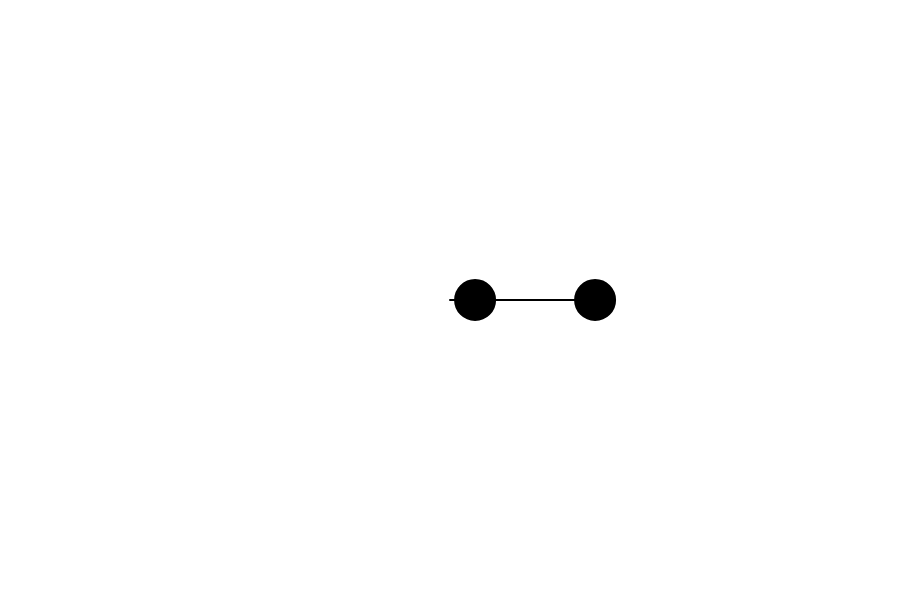
Frame 1 (no input)
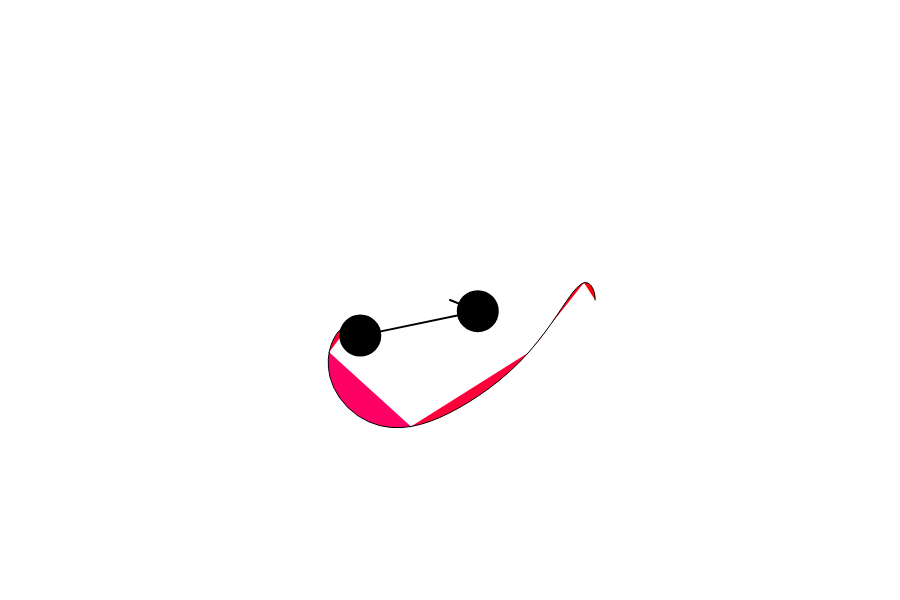
Frame 60 (no input)
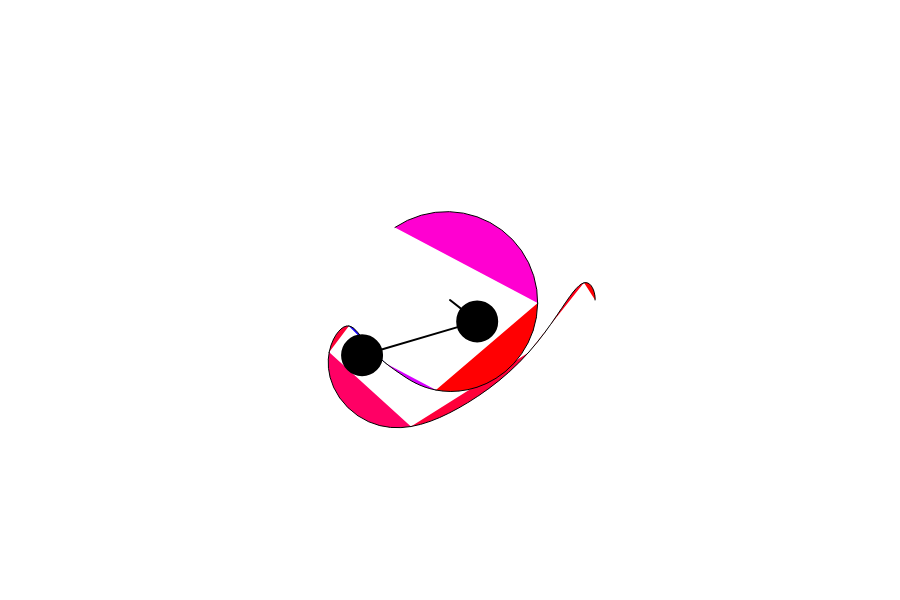
Frame 120 (the mouse pressed at the canvas centre since frame 60)

The p5.js sketch that drew these frames (run headless with seeded random() and noise() and a simulated clock; from frame 60 on, the mouse is pressed at the canvas centre):

// p5.js sketch
// ── sketch.js
// Daniel Shiffman
// http://codingtra.in
// http://patreon.com/codingtrain

// Double Pendulum
// https://youtu.be/uWzPe_S-RVE

let r1 = 180;
const r2 = 300 - r1;
const m1 = 40;
const m2 = 40;
let a1 = Math.PI / 2;
let a2 = Math.PI / 2;
let a1_v = 0.1;
let a2_v = 0;

let px2 = -1;
let py2 = -1;
let cx;
let cy;

let buffer;

function setup() {
  createCanvas(900, 600);
  colorMode(HSB, 360, 100, 100);
  cx = width / 2;
  cy = height / 2;
  buffer = createGraphics(width, height);
  buffer.background(255);
}

function draw() {
  imageMode(CORNER);
  image(buffer, 0, 0, width, height);
  // ellipse(0, 0, 200, 200);
  r1 = 5 + 20 * (1 + sin(millis() / 4000));

  let num1 = (2 * m1 + m2) * sin(a1);
  let num2 = -m2 * sin(a1 - 2 * a2);
  let num3 = -2 * sin(a1 - a2) * m2;
  let num4 = a2_v * a2_v * r2 + a1_v * a1_v * r1 * cos(a1 - a2);
  let den = r1 * (2 * m1 + m2 - m2 * cos(2 * a1 - 2 * a2));
  const a1_a = 0; // (num1 + num2 + num3*num4) / den;

  num1 = 2 * sin(a1 - a2);
  num2 = a1_v * a1_v * r1 * (m1 + m2);
  num3 = (m1 + m2) * cos(a1);
  num4 = a2_v * a2_v * r2 * m2 * cos(a1 - a2);
  den = r2 * (2 * m1 + m2 - m2 * cos(2 * a1 - 2 * a2));
  const a2_a = (num1 * (num2 + num3 + num4)) / den;

  translate(cx, cy);
  stroke(0);
  strokeWeight(2);

  const x1 = r1 * sin(a1);
  const y1 = r1 * cos(a1);

  const x2 = x1 + r2 * sin(a2);
  const y2 = y1 + r2 * cos(a2);

  line(0, 0, x1, y1);
  fill(0);
  ellipse(x1, y1, m1, m1);

  line(x1, y1, x2, y2);
  fill(0);
  ellipse(x2, y2, m2, m2);

  a1_v += a1_a;
  a2_v += a2_a;
  a1 += a1_v;
  a2 += a2_v;

  // buffer.background(0, 1);
  buffer.colorMode(HSB, 360, 100, 100);
  buffer.push();
  buffer.translate(cx, cy);
  // buffer.noStroke();

  const n = 12 + 2 * int(frameCount / 50);
  if (frameCount % n == 0) {
    buffer.fill(200 + 160 * abs(sin(a1 + millis())), 100, 100, 20);
    buffer.endShape();
    buffer.beginShape();
  }
  if (frameCount > 1) {
    buffer.vertex(px2, py2);
    buffer.vertex(x2 + a1_v, y2);
  }
  buffer.pop();

  px2 = x2;
  py2 = y2;
}
